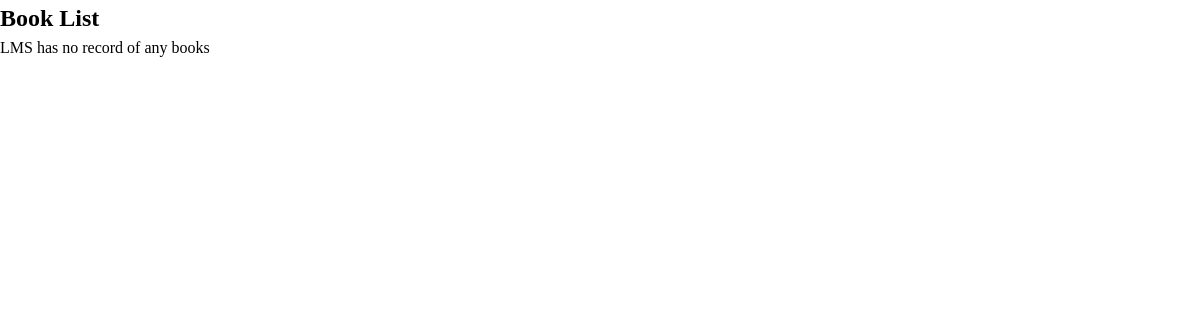
The page /administration/books/view on the database as committed earlier.
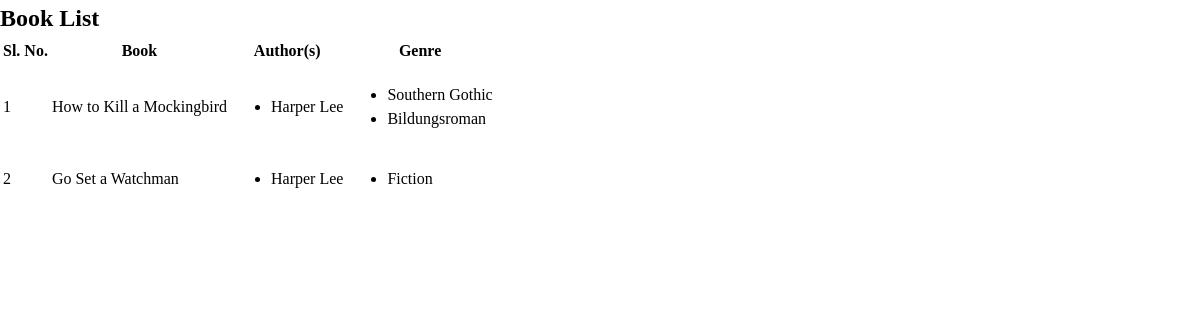
The same page on the database as committed later.
### models/models.py (models this page shows)
class Book(models.Model):
    title = models.CharField(max_length=520)
    authors = models.ManyToManyField(Author)
    genre = models.ManyToManyField(Genre)

class Author(models.Model):
    name = models.CharField(max_length=256, unique=True)

class Genre(models.Model):
    genre = models.CharField(max_length=120, unique=True)

### administration/views.py (the view)
# urls.py: path('books/view', BookView.as_view(), name='bookList'),
class BookView(View):
    def get(self, request):
        bookList = Book.objects.all()
        context = {}
        context['bookList'] = bookList
        return render(request, 'admin/book/bookList.html', context)

### templates/admin/book/bookList.html (shortened to what this page needs)
{%extends '../../base.html'%}
{% block content %}
<h2>Book List</h2>
{%if bookList%}
    <table>
        <tr>
            <th>Sl. No.</th>
            <th>Book</th>
            <th>Author(s)</th>
            <th>Genre</th>
        </tr>
        {%for book in bookList%}
        <tr>
            <td>{{forloop.counter}}</td>
            <td>{{book.title}}</td>
            <td>
                <ul>
                    {%for author in book.authors.all%}
                    <li>{{author.name}}</li>
                    {%endfor%}
                </ul>
            </td>
            <td>
                <ul>
                    {%for genre in book.genre.all%}
                    <li>{{genre.genre}}</li>
                    {%endfor%}
                </ul>
            </td>
        </tr>
        {%endfor%}
    </table>
{% else %}
    <p>LMS has no record of any books</p>
{% endif %}
{%endblock%}

### templates/base.html (shortened to what this page needs)
<!DOCTYPE html>
<html lang="en">
<head>
    <link rel="stylesheet" href="../static/css/reset.css">
    <link rel="stylesheet" href="../static/css/main.css">
    <link rel="stylesheet" href="/static/css/main.css">
    <link rel="stylesheet" href="/static/css/reset.css">
</head>
<body>
    {%block content%}
    {%endblock%}
</body>
</html>

Rows that differ between the two databases and show on the page:
added Book: title "How to Kill a Mockingbird"
now on this page (row edited): Author: name "Harper Lee"
added Genre: genre "Southern Gothic", shown under "How to Kill a Mockingbird"
added Genre: genre "Bildungsroman", shown under "How to Kill a Mockingbird"
added Book: title "Go Set a Watchman"
added Genre: genre "Fiction", shown under "Go Set a Watchman"
Other text that changed with them:
text no longer shown: "LMS has no record of any books"
text now shown: "Sl. No. Book Author(s) Genre"
